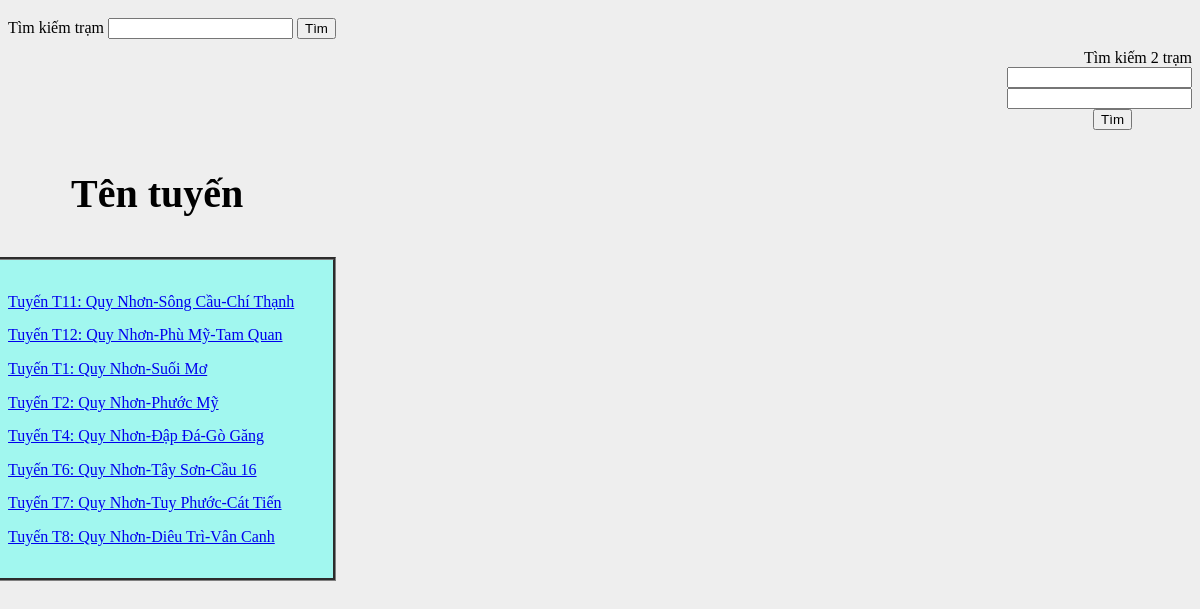
The app's page /route.php with its own data.
### tables this page shows
CREATE TABLE IF NOT EXISTS `route_description` (
  `routeId` varchar(20) NOT NULL,
  `name` varchar(255) NOT NULL,
  `startTime` time NOT NULL,
  `endTime` time NOT NULL,
  `fare` double DEFAULT NULL,
  `routeLenght` double DEFAULT NULL,
  `numberOfRoute` bigint(20) NOT NULL,
  PRIMARY KEY (`routeId`),
  KEY `fk_route_description` (`routeId`)
);

### route.php (the view, shortened to what this page needs)
<!DOCTYPE html>
<html>
<head>
	<link rel="stylesheet" href="stylesearch.css">
</head>
	<body style="background:#EEEEEE">
		<form action="?options=search" class="seach" method="POST">
				<label for="gsearch">Tìm kiếm trạm</label>
				<input type="search" id="seach" name="search">
				<input type="submit" value="Tìm" name="submit">
					</form>
	<div id="divResult" class="x" style="height: auto !important;">
	<div align="right">
	<form action="?options=search2" class="seach" method="POST">
				<label for="gsearch">Tìm kiếm 2 trạm</label></br>
				<input type="search"  name="search1"></br>
				<input type="search"  name="search2"></br>
				<input type="submit" value="Tìm" name="submit" style="margin-right:60px">
					</form>
	</div>
	</div>
		<div>
		<form id="form" action="route_detail.php" method="GET" align="center">
			<li>
				<h3> Tên tuyến</h3>
				<table class="table" >
					<?php
					include 'config.php';
					$query = "select * from route_description order by routeId ";
					$result = mysqli_query($conn, $query);
					while ($row = mysqli_fetch_array($result)) { ?>
					<tr>
						<td><a href="routedetail.php?id=<?php echo $row['routeId'];?>" ><?php echo $row ['name']; ?></a></td>
					</tr>
					<?php }
					?>
				</table>
			</li>
		</form>
		</div>
</body>
</html>

### stylesearch.css (style rules this page uses)
li { float: left; }
#form li { list-style: none; }
.table { border=2px ; align=center; width: 120%; line-height: 185%; background: #a1f7ef; border-style: groove; text-align: initial; padding: 8%; margin-left:-10%; }
h3 { font-size:250%; }
.seach { padding-top:30px; }

### route.php (style rules this page uses)
li { float: left; }
#form li { list-style: none; }
.table { border=2px ; align=center; width: 120%; line-height: 185%; background: #a1f7ef; border-style: groove; text-align: initial; padding: 8%; margin-left:-10%; }
h3 { font-size:250%; }
.seach { padding-top:10px; }

### records on screen
route_description: name "Tuyến T11: Quy Nhơn-Sông Cầu-Chí Thạnh"
route_description: name "Tuyến T12: Quy Nhơn-Phù Mỹ-Tam Quan"
route_description: name "Tuyến T1: Quy Nhơn-Suối Mơ"
route_description: name "Tuyến T2: Quy Nhơn-Phước Mỹ"
route_description: name "Tuyến T4: Quy Nhơn-Đập Đá-Gò Găng"
route_description: name "Tuyến T6: Quy Nhơn-Tây Sơn-Cầu 16"
route_description: name "Tuyến T7: Quy Nhơn-Tuy Phước-Cát Tiến"
route_description: name "Tuyến T8: Quy Nhơn-Diêu Trì-Vân Canh"
